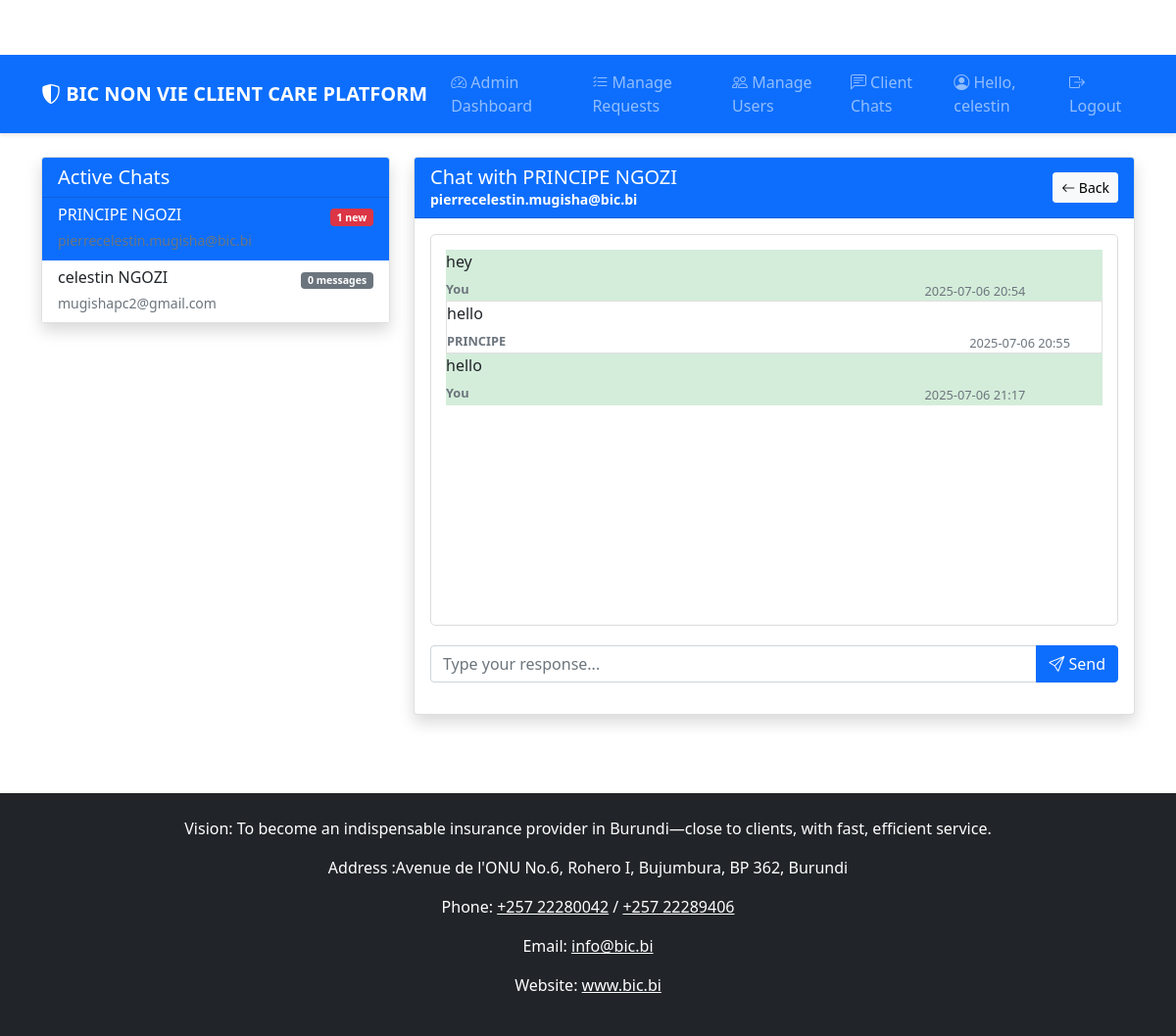
/admin/chat?user_id=2 (signed in), run on the app's committed database.
### app.py (models this page shows, shortened)
class User(UserMixin, db.Model):
    id = db.Column(db.Integer, primary_key=True)
    email = db.Column(db.String(100), unique=True, nullable=False)
    password = db.Column(db.String(100), nullable=False)
    first_name = db.Column(db.String(50), nullable=False)
    last_name = db.Column(db.String(50), nullable=False)
    phone = db.Column(db.String(20))
    role = db.Column(db.String(20), default='client')  # 'client' or 'admin'
    created_at = db.Column(db.DateTime, default=datetime.utcnow)
    auto_insurance_requests = db.relationship('AutoInsuranceRequest', back_populates='user', lazy=True)
    travel_insurance_requests = db.relationship('TravelInsuranceRequest', back_populates='user', lazy=True)
    comesa_insurance_requests = db.relationship('ComesaInsuranceRequest', back_populates='user', lazy=True)
    accident_declarations = db.relationship('AccidentDeclaration', back_populates='user', lazy=True)
    messages_sent = db.relationship(
        'Message',
        foreign_keys='Message.user_id',
        backref='sender',
        lazy=True
    )
    messages_received = db.relationship(
        'Message',
        foreign_keys='Message.admin_id',
        backref='receiver',
        lazy=True
    )

class Message(db.Model):
    id = db.Column(db.Integer, primary_key=True)
    content = db.Column(db.Text, nullable=False)
    user_id = db.Column(db.Integer, db.ForeignKey('user.id'), nullable=False)  # sender id
    admin_id = db.Column(db.Integer, db.ForeignKey('user.id'))  # receiver id (admin)
    is_admin = db.Column(db.Boolean, default=False)
    is_read = db.Column(db.Boolean, default=False)
    created_at = db.Column(db.DateTime, default=datetime.utcnow)

### app.py (the view, shortened to what this page needs)
@app.route('/admin/chat', methods=['GET', 'POST'])
@login_required
@admin_required
def admin_chat():
    clients = User.query.filter_by(role='client').all()
    user_id = request.args.get('user_id')
    selected_user = None
    messages = []
    if user_id:
        selected_user = User.query.get(user_id)
        messages = Message.query.filter(
            (Message.user_id == user_id) |
            ((Message.admin_id == current_user.id) & (Message.user_id == user_id))
        ).order_by(Message.created_at).all()
        Message.query.filter_by(user_id=user_id, admin_id=current_user.id, is_read=False, is_admin=False).update({'is_read': True})
        db.session.commit()
    unread_counts = {}
    for client in clients:
        unread = Message.query.filter_by(
            user_id=client.id,
            is_admin=False,
            is_read=False
        ).count()
        unread_counts[client.id] = unread
    return render_template('admin/chat.html',
                         clients=clients,
                         user=selected_user,
                         messages=messages,
                         unread_counts=unread_counts)

### app.py (called while the page is built)
def admin_required(f):
    @wraps(f)
    def decorated_function(*args, **kwargs):
        if not current_user.is_authenticated or current_user.role != 'admin':
            abort(403)
        return f(*args, **kwargs)
    return decorated_function

@app.context_processor
def inject_datetime():
    return {'datetime': datetime}

@login_manager.user_loader
def load_user(user_id):
    return User.query.get(int(user_id))

@app.context_processor
def inject_now():
    return {'now': datetime.now()}

### templates/admin/chat.html (shortened to what this page needs)
{% extends "base.html" %}
{% block content %}
<div class="row">
    <div class="col-md-4">
        <div class="card">
            <div class="card-header bg-primary text-white">
                <h5 class="mb-0">Active Chats</h5>
            </div>
            <div class="card-body p-0">
                <div class="list-group list-group-flush">
                    {% for client in clients %}
                        <a href="{{ url_for('admin_chat', user_id=client.id) }}"
                           class="list-group-item list-group-item-action {% if user and user.id == client.id %}active{% endif %}">
                            <div class="d-flex w-100 justify-content-between">
                                <h6 class="mb-1">{{ client.first_name }} {{ client.last_name }}</h6>
                                <small>
                                    {% if unread_counts.get(client.id, 0) > 0 %}
                                        <span class="badge bg-danger">{{ unread_counts.get(client.id, 0) }} new</span>
                                    {% else %}
                                        {% set total = client.messages|length %}
                                        <span class="badge bg-secondary">{{ total }} message{% if total != 1 %}s{% endif %}</span>
                                    {% endif %}
                                </small>
                            </div>
                            <small class="text-muted">{{ client.email }}</small>
                        </a>
                    {% else %}
                        <div class="list-group-item text-center text-muted py-4">
                            No active chats
                        </div>
                    {% endfor %}
                </div>
            </div>
        </div>
    </div>
    <div class="col-md-8">
        {% if user %}
            <div class="card">
                <div class="card-header bg-primary text-white">
                    <div class="d-flex justify-content-between align-items-center">
                        <div>
                            <h5 class="mb-0">Chat with {{ user.first_name }} {{ user.last_name }}</h5>
                            <small class="d-block">{{ user.email }}</small>
                        </div>
                        <div>
                            <a href="{{ url_for('admin_dashboard') }}" class="btn btn-sm btn-light">
                                <i class="bi bi-arrow-left"></i> Back
                            </a>
                        </div>
                    </div>
                </div>
                <div class="card-body">
                    <div class="chat-container" id="chatContainer">
                        {% if messages %}
                            {% for message in messages %}
                                <div class="chat-message {% if message.is_admin %}admin-message{% else %}client-message{% endif %}" id="message-{{ message.id }}">
                                    <div class="message-content">{{ message.content }}</div>
                                    <div class="message-meta">
                                        <span class="message-sender">
                                            {% if message.is_admin %}
                                                You
                                            {% else %}
                                                {{ user.first_name }}
                                            {% endif %}
                                        </span>
                                        <span class="message-time">
                                            {{ message.created_at.strftime('%Y-%m-%d %H:%M') }}
                                        </span>
                                    </div>
                                </div>
                            {% endfor %}
                        {% else %}
                            <div class="text-center text-muted py-4">
                                No messages yet. Start the conversation!
                            </div>
                        {% endif %}
                    </div>
                    <form id="adminChatForm" method="POST" action="{{ url_for('admin_chat', user_id=user.id) }}">
                        <div class="input-group mb-3">
                            <input type="text" class="form-control" name="message"
                                   placeholder="Type your response..." required>
                            <button class="btn btn-primary" type="submit">
                                <i class="bi bi-send"></i> Send
                            </button>
                        </div>
                    </form>
                </div>
            </div>
        {% endif %}
    </div>
</div>
{% endblock %}

### templates/base.html (shortened to what this page needs)
<!DOCTYPE html>
<html lang="en">
<head>
    <link rel="stylesheet" href="{{ url_for('static', filename='css/style.css') }}">
    <link href="https://cdn.jsdelivr.net/npm/bootstrap@5.1.3/dist/css/bootstrap.min.css" rel="stylesheet">
    <link rel="stylesheet" href="https://cdn.jsdelivr.net/npm/bootstrap-icons@1.8.1/font/bootstrap-icons.css">
</head>
<body>
    <nav class="navbar navbar-expand-lg navbar-dark bg-primary">
        <div class="container">
            <a class="navbar-brand" href="{{ url_for('dashboard') }}">
                <i class="bi bi-shield-shaded"></i> BIC NON VIE CLIENT CARE PLATFORM
            </a>
            <div class="collapse navbar-collapse" id="navbarNav">
                <ul class="navbar-nav me-auto">
                    {% if current_user.is_authenticated %}
                        {% if current_user.role == 'client' %}
                            <li class="nav-item">
                                <a class="nav-link" href="{{ url_for('dashboard') }}">
                                    <i class="bi bi-speedometer2"></i> Dashboard
                                </a>
                            </li>
                            <li class="nav-item dropdown">
                                <a class="nav-link dropdown-toggle" href="#" id="requestDropdown" role="button" data-bs-toggle="dropdown">
                                    <i class="bi bi-file-earmark-text"></i> Request Insurance
                                </a>
                                <ul class="dropdown-menu">
                                    <li><a class="dropdown-item" href="{{ url_for('request_auto') }}">Automobile</a></li>
                                    <li><a class="dropdown-item" href="{{ url_for('request_travel') }}">Travel</a></li>
                                    <li><a class="dropdown-item" href="{{ url_for('request_comesa') }}">COMESA</a></li>
                                </ul>
                            </li>
                            <li class="nav-item">
                                <a class="nav-link" href="{{ url_for('declare_accident') }}">
                                    <i class="bi bi-exclamation-triangle"></i> Declare Accident
                                </a>
                            </li>
                            <li class="nav-item">
                                <a class="nav-link" href="{{ url_for('branches') }}">
                                    <i class="bi bi-geo-alt"></i> Our Branches
                                </a>
                            </li>
                            <li class="nav-item">
                                <a class="nav-link" href="{{ url_for('chat') }}">
                                    <i class="bi bi-chat-left-text"></i> Chat With Us
                                </a>
                            </li>
                        {% else %}
                            <li class="nav-item">
                                <a class="nav-link" href="{{ url_for('admin_dashboard') }}">
                                    <i class="bi bi-speedometer2"></i> Admin Dashboard
                                </a>
                            </li>
                            <li class="nav-item">
                                <a class="nav-link" href="{{ url_for('manage_requests') }}">
                                    <i class="bi bi-list-check"></i> Manage Requests
                                </a>
                            </li>
                            <li class="nav-item">
                                <a class="nav-link" href="{{ url_for('manage_users') }}">
                                    <i class="bi bi-people"></i> Manage Users
                                </a>
                            </li>
                            <li class="nav-item">
                                <a class="nav-link" href="{{ url_for('admin_chat') }}">
                                    <i class="bi bi-chat-left-text"></i> Client Chats
                                </a>
                            </li>
                        {% endif %}
                    {% endif %}
                </ul>
                <ul class="navbar-nav">
                    {% if current_user.is_authenticated %}
                        <li class="nav-item">
                            <span class="nav-link">
                                <i class="bi bi-person-circle"></i> Hello, {{ current_user.first_name }}
                            </span>
                        </li>
                        <li class="nav-item">
                            <a class="nav-link" href="{{ url_for('logout') }}">
                                <i class="bi bi-box-arrow-right"></i> Logout
                            </a>
                        </li>
                    {% endif %}
                </ul>
            </div>
        </div>
    </nav>
    <div class="container mt-4">
        {% block content %}{% endblock %}
    </div>
    <footer class="bg-dark text-white mt-5 py-4">
        <div class="container text-center">
            <p>Vision: To become an indispensable insurance provider in Burundi—close to clients, with fast, efficient service.</p>
            <p> Address :Avenue de l'ONU No.6, Rohero I, Bujumbura, BP 362, Burundi</p>
            <p>Phone:
                <a href="tel:+25722280042" class="text-white">+257 22280042</a> /
                <a href="tel:+25722289406" class="text-white">+257 22289406</a>
            </p>
            <p>Email: <a href="mailto:info@bic.bi" class="text-white">info@bic.bi</a></p>
            <p>Website: <a href="http://www.bic.bi" class="text-white" target="_blank">www.bic.bi</a></p>
        </div>
    </footer>
</body>
</html>

### static/css/style.css (style rules this page uses)
:root { --primary-color: #0056b3; --secondary-color: #6c757d; --success-color: #28a745; --danger-color: #dc3545; --warning-color: #ffc107; --light-color: #f8f9fa; --dark-color: #343a40; }
body { font-family: 'Segoe UI', Tahoma, Geneva, Verdana, sans-serif; background-color: #f5f5f5; color: #333; padding-top: 56px; }
.navbar { box-shadow: 0 2px 4px rgba(0, 0, 0, 0.1); }
.card { box-shadow: 0 0.5rem 1rem rgba(0, 0, 0, 0.15); border: none; margin-bottom: 2rem; border-radius: 0.5rem; }
.card-header { font-weight: 600; background-color: rgba(0, 0, 0, 0.03); border-bottom: 1px solid rgba(0, 0, 0, 0.125); }
.btn-primary { background-color: var(--primary-color); border-color: var(--primary-color); }
.navbar-brand { font-weight: 700; font-size: 1.5rem; }
.chat-container { height: 400px; overflow-y: auto; border: 1px solid #ddd; padding: 15px; margin-bottom: 20px; border-radius: 5px; background-color: white; }
.client-message { background-color: #ffffff; border: 1px solid #e0e0e0; margin-right: auto; border-bottom-left-radius: 0; }
.admin-message { background-color: #d4edda; margin-left: auto; border-bottom-right-radius: 0; }
.message-time { font-size: 0.8rem; color: #6c757d; margin-top: 5px; display: block; text-align: right; }
.message-meta { font-size: 0.75rem; color: #6c757d; margin-top: 5px; display: flex; justify-content: space-between; }
.message-sender { font-weight: bold; }
.message-meta { display: flex; align-items: center; gap: 8px; font-size: 0.8rem; margin-top: 4px; color: #6c757d; }
.message-time { margin-left: auto; }

### data on the page
User: first_name "celestin"
User: first_name "PRINCIPE", last_name "NGOZI", get "1", email "pierrecelestin.mugisha@bic.bi"
User: first_name "celestin", last_name "NGOZI", total "0", email "mugishapc2@gmail.com"
Message: content "hey", is_admin "You", created_at "2025-07-06 20:54"
Message: content "hello", created_at "2025-07-06 20:55"
Message: content "hello", is_admin "You", created_at "2025-07-06 21:17"
